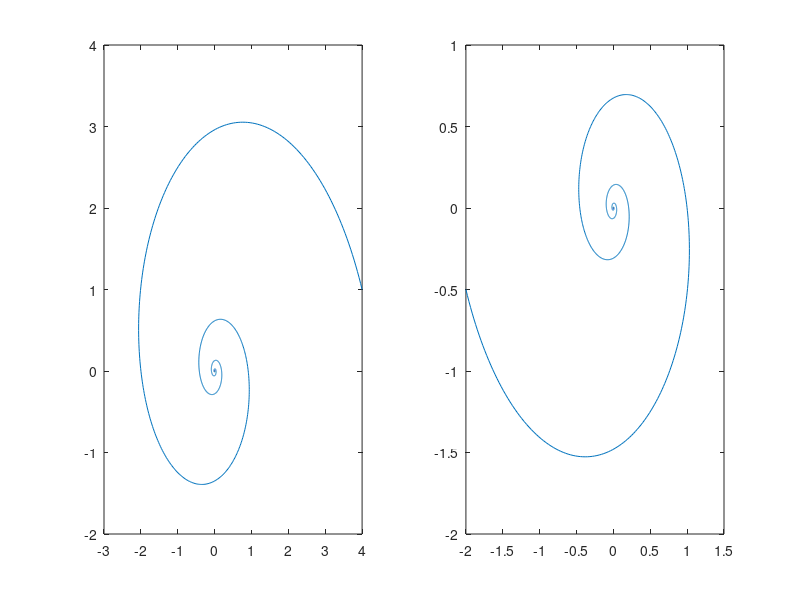

This chart was generated by the following MATLAB code:
B = [[-1 4]; [-4 -1]];
% B = [[-1 0.5]; [-0.5 -1]];

t = linspace(0, 50, 10000);

pPrecise = zeros(2, size(t, 2));
xPrecise = zeros(2, size(t, 2));
p0 = [4; 1];
for i = 1:size(t, 2)
    pPrecise(:, i) = expm(B' * t(i)) * p0;
    xPrecise(:, i) = (B + B') \ pPrecise(:, i);
end

figure
subplot(1, 2, 1);
plot(pPrecise(1, :), pPrecise(2, :));
subplot(1, 2, 2);
plot(xPrecise(1, :), xPrecise(2, :));